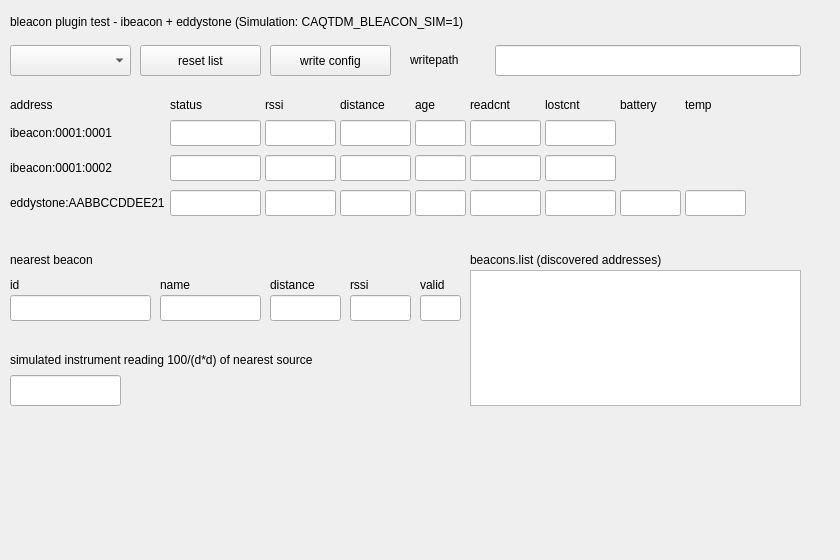
<?xml version="1.0" encoding="UTF-8"?>
<ui version="4.0">
 <class>MainWindow</class>
 <widget class="QMainWindow" name="MainWindow">
  <property name="geometry">
   <rect>
    <x>0</x>
    <y>0</y>
    <width>840</width>
    <height>560</height>
   </rect>
  </property>
  <property name="windowTitle">
   <string>bleacon plugin test</string>
  </property>
  <widget class="QWidget" name="centralwidget">
   <widget class="caLabel" name="calabel_title">
    <property name="geometry">
     <rect>
      <x>10</x>
      <y>10</y>
      <width>500</width>
      <height>24</height>
     </rect>
    </property>
    <property name="text">
     <string>bleacon plugin test - ibeacon + eddystone (Simulation: CAQTDM_BLEACON_SIM=1)</string>
    </property>
   </widget>
   <widget class="caMenu" name="camenu_scan">
    <property name="geometry">
     <rect>
      <x>10</x>
      <y>45</y>
      <width>121</width>
      <height>31</height>
     </rect>
    </property>
    <property name="channel" stdset="0">
     <string notr="true">bleacon://scan.enable</string>
    </property>
   </widget>
   <widget class="caMessageButton" name="camessagebutton_reset">
    <property name="geometry">
     <rect>
      <x>140</x>
      <y>45</y>
      <width>121</width>
      <height>31</height>
     </rect>
    </property>
    <property name="text">
     <string>reset list</string>
    </property>
    <property name="label" stdset="0">
     <string notr="true">reset list</string>
    </property>
    <property name="channel" stdset="0">
     <string notr="true">bleacon://beacons.reset</string>
    </property>
    <property name="pressMessage" stdset="0">
     <string notr="true">1</string>
    </property>
   </widget>
   <widget class="caMessageButton" name="camessagebutton_config">
    <property name="geometry">
     <rect>
      <x>270</x>
      <y>45</y>
      <width>121</width>
      <height>31</height>
     </rect>
    </property>
    <property name="text">
     <string>write config</string>
    </property>
    <property name="label" stdset="0">
     <string notr="true">write config</string>
    </property>
    <property name="channel" stdset="0">
     <string notr="true">bleacon://beacons.config</string>
    </property>
    <property name="pressMessage" stdset="0">
     <string notr="true">1</string>
    </property>
   </widget>
   <widget class="caLabel" name="calabel_writepath">
    <property name="geometry">
     <rect>
      <x>410</x>
      <y>50</y>
      <width>81</width>
      <height>20</height>
     </rect>
    </property>
    <property name="text">
     <string>writepath</string>
    </property>
   </widget>
   <widget class="caTextEntry" name="catextentry_writepath">
    <property name="geometry">
     <rect>
      <x>495</x>
      <y>45</y>
      <width>306</width>
      <height>31</height>
     </rect>
    </property>
    <property name="channel" stdset="0">
     <string notr="true">bleacon://beacons.writepath</string>
    </property>
   </widget>
   <widget class="caLabel" name="calabel_col_addr">
    <property name="geometry">
     <rect>
      <x>10</x>
      <y>95</y>
      <width>155</width>
      <height>20</height>
     </rect>
    </property>
    <property name="text">
     <string>address</string>
    </property>
   </widget>
   <widget class="caLabel" name="calabel_col_status">
    <property name="geometry">
     <rect>
      <x>170</x>
      <y>95</y>
      <width>91</width>
      <height>20</height>
     </rect>
    </property>
    <property name="text">
     <string>status</string>
    </property>
   </widget>
   <widget class="caLabel" name="calabel_col_rssi">
    <property name="geometry">
     <rect>
      <x>265</x>
      <y>95</y>
      <width>71</width>
      <height>20</height>
     </rect>
    </property>
    <property name="text">
     <string>rssi</string>
    </property>
   </widget>
   <widget class="caLabel" name="calabel_col_distance">
    <property name="geometry">
     <rect>
      <x>340</x>
      <y>95</y>
      <width>71</width>
      <height>20</height>
     </rect>
    </property>
    <property name="text">
     <string>distance</string>
    </property>
   </widget>
   <widget class="caLabel" name="calabel_col_age">
    <property name="geometry">
     <rect>
      <x>415</x>
      <y>95</y>
      <width>51</width>
      <height>20</height>
     </rect>
    </property>
    <property name="text">
     <string>age</string>
    </property>
   </widget>
   <widget class="caLabel" name="calabel_col_read">
    <property name="geometry">
     <rect>
      <x>470</x>
      <y>95</y>
      <width>71</width>
      <height>20</height>
     </rect>
    </property>
    <property name="text">
     <string>readcnt</string>
    </property>
   </widget>
   <widget class="caLabel" name="calabel_col_lost">
    <property name="geometry">
     <rect>
      <x>545</x>
      <y>95</y>
      <width>71</width>
      <height>20</height>
     </rect>
    </property>
    <property name="text">
     <string>lostcnt</string>
    </property>
   </widget>
   <widget class="caLabel" name="calabel_col_battery">
    <property name="geometry">
     <rect>
      <x>620</x>
      <y>95</y>
      <width>61</width>
      <height>20</height>
     </rect>
    </property>
    <property name="text">
     <string>battery</string>
    </property>
   </widget>
   <widget class="caLabel" name="calabel_col_temp">
    <property name="geometry">
     <rect>
      <x>685</x>
      <y>95</y>
      <width>61</width>
      <height>20</height>
     </rect>
    </property>
    <property name="text">
     <string>temp</string>
    </property>
   </widget>
   <widget class="caLabel" name="calabel_row1">
    <property name="geometry">
     <rect>
      <x>10</x>
      <y>120</y>
      <width>155</width>
      <height>26</height>
     </rect>
    </property>
    <property name="text">
     <string>ibeacon:0001:0001</string>
    </property>
   </widget>
   <widget class="caLineEdit" name="calineedit_b1_status">
    <property name="geometry">
     <rect>
      <x>170</x>
      <y>120</y>
      <width>91</width>
      <height>26</height>
     </rect>
    </property>
    <property name="channel" stdset="0">
     <string notr="true">bleacon://ibeacon:0001:0001.status</string>
    </property>
   </widget>
   <widget class="caLineEdit" name="calineedit_b1_rssi">
    <property name="geometry">
     <rect>
      <x>265</x>
      <y>120</y>
      <width>71</width>
      <height>26</height>
     </rect>
    </property>
    <property name="channel" stdset="0">
     <string notr="true">bleacon://ibeacon:0001:0001.rssi</string>
    </property>
   </widget>
   <widget class="caLineEdit" name="calineedit_b1_distance">
    <property name="geometry">
     <rect>
      <x>340</x>
      <y>120</y>
      <width>71</width>
      <height>26</height>
     </rect>
    </property>
    <property name="channel" stdset="0">
     <string notr="true">bleacon://ibeacon:0001:0001.distance</string>
    </property>
   </widget>
   <widget class="caLineEdit" name="calineedit_b1_age">
    <property name="geometry">
     <rect>
      <x>415</x>
      <y>120</y>
      <width>51</width>
      <height>26</height>
     </rect>
    </property>
    <property name="channel" stdset="0">
     <string notr="true">bleacon://ibeacon:0001:0001.age</string>
    </property>
   </widget>
   <widget class="caLineEdit" name="calineedit_b1_read">
    <property name="geometry">
     <rect>
      <x>470</x>
      <y>120</y>
      <width>71</width>
      <height>26</height>
     </rect>
    </property>
    <property name="channel" stdset="0">
     <string notr="true">bleacon://ibeacon:0001:0001.readcounter</string>
    </property>
   </widget>
   <widget class="caLineEdit" name="calineedit_b1_lost">
    <property name="geometry">
     <rect>
      <x>545</x>
      <y>120</y>
      <width>71</width>
      <height>26</height>
     </rect>
    </property>
    <property name="channel" stdset="0">
     <string notr="true">bleacon://ibeacon:0001:0001.lostcounter</string>
    </property>
   </widget>
   <widget class="caLabel" name="calabel_row2">
    <property name="geometry">
     <rect>
      <x>10</x>
      <y>155</y>
      <width>155</width>
      <height>26</height>
     </rect>
    </property>
    <property name="text">
     <string>ibeacon:0001:0002</string>
    </property>
   </widget>
   <widget class="caLineEdit" name="calineedit_b2_status">
    <property name="geometry">
     <rect>
      <x>170</x>
      <y>155</y>
      <width>91</width>
      <height>26</height>
     </rect>
    </property>
    <property name="channel" stdset="0">
     <string notr="true">bleacon://ibeacon:0001:0002.status</string>
    </property>
   </widget>
   <widget class="caLineEdit" name="calineedit_b2_rssi">
    <property name="geometry">
     <rect>
      <x>265</x>
      <y>155</y>
      <width>71</width>
      <height>26</height>
     </rect>
    </property>
    <property name="channel" stdset="0">
     <string notr="true">bleacon://ibeacon:0001:0002.rssi</string>
    </property>
   </widget>
   <widget class="caLineEdit" name="calineedit_b2_distance">
    <property name="geometry">
     <rect>
      <x>340</x>
      <y>155</y>
      <width>71</width>
      <height>26</height>
     </rect>
    </property>
    <property name="channel" stdset="0">
     <string notr="true">bleacon://ibeacon:0001:0002.distance</string>
    </property>
   </widget>
   <widget class="caLineEdit" name="calineedit_b2_age">
    <property name="geometry">
     <rect>
      <x>415</x>
      <y>155</y>
      <width>51</width>
      <height>26</height>
     </rect>
    </property>
    <property name="channel" stdset="0">
     <string notr="true">bleacon://ibeacon:0001:0002.age</string>
    </property>
   </widget>
   <widget class="caLineEdit" name="calineedit_b2_read">
    <property name="geometry">
     <rect>
      <x>470</x>
      <y>155</y>
      <width>71</width>
      <height>26</height>
     </rect>
    </property>
    <property name="channel" stdset="0">
     <string notr="true">bleacon://ibeacon:0001:0002.readcounter</string>
    </property>
   </widget>
   <widget class="caLineEdit" name="calineedit_b2_lost">
    <property name="geometry">
     <rect>
      <x>545</x>
      <y>155</y>
      <width>71</width>
      <height>26</height>
     </rect>
    </property>
    <property name="channel" stdset="0">
     <string notr="true">bleacon://ibeacon:0001:0002.lostcounter</string>
    </property>
   </widget>
   <widget class="caLabel" name="calabel_row3">
    <property name="geometry">
     <rect>
      <x>10</x>
      <y>190</y>
      <width>155</width>
      <height>26</height>
     </rect>
    </property>
    <property name="text">
     <string>eddystone:AABBCCDDEE21</string>
    </property>
   </widget>
   <widget class="caLineEdit" name="calineedit_b3_status">
    <property name="geometry">
     <rect>
      <x>170</x>
      <y>190</y>
      <width>91</width>
      <height>26</height>
     </rect>
    </property>
    <property name="channel" stdset="0">
     <string notr="true">bleacon://eddystone:AABBCCDDEE21.status</string>
    </property>
   </widget>
   <widget class="caLineEdit" name="calineedit_b3_rssi">
    <property name="geometry">
     <rect>
      <x>265</x>
      <y>190</y>
      <width>71</width>
      <height>26</height>
     </rect>
    </property>
    <property name="channel" stdset="0">
     <string notr="true">bleacon://eddystone:AABBCCDDEE21.rssi</string>
    </property>
   </widget>
   <widget class="caLineEdit" name="calineedit_b3_distance">
    <property name="geometry">
     <rect>
      <x>340</x>
      <y>190</y>
      <width>71</width>
      <height>26</height>
     </rect>
    </property>
    <property name="channel" stdset="0">
     <string notr="true">bleacon://eddystone:AABBCCDDEE21.distance</string>
    </property>
   </widget>
   <widget class="caLineEdit" name="calineedit_b3_age">
    <property name="geometry">
     <rect>
      <x>415</x>
      <y>190</y>
      <width>51</width>
      <height>26</height>
     </rect>
    </property>
    <property name="channel" stdset="0">
     <string notr="true">bleacon://eddystone:AABBCCDDEE21.age</string>
    </property>
   </widget>
   <widget class="caLineEdit" name="calineedit_b3_read">
    <property name="geometry">
     <rect>
      <x>470</x>
      <y>190</y>
      <width>71</width>
      <height>26</height>
     </rect>
    </property>
    <property name="channel" stdset="0">
     <string notr="true">bleacon://eddystone:AABBCCDDEE21.readcounter</string>
    </property>
   </widget>
   <widget class="caLineEdit" name="calineedit_b3_lost">
    <property name="geometry">
     <rect>
      <x>545</x>
      <y>190</y>
      <width>71</width>
      <height>26</height>
     </rect>
    </property>
    <property name="channel" stdset="0">
     <string notr="true">bleacon://eddystone:AABBCCDDEE21.lostcounter</string>
    </property>
   </widget>
   <widget class="caLineEdit" name="calineedit_b3_battery">
    <property name="geometry">
     <rect>
      <x>620</x>
      <y>190</y>
      <width>61</width>
      <height>26</height>
     </rect>
    </property>
    <property name="channel" stdset="0">
     <string notr="true">bleacon://eddystone:AABBCCDDEE21.battery</string>
    </property>
   </widget>
   <widget class="caLineEdit" name="calineedit_b3_temp">
    <property name="geometry">
     <rect>
      <x>685</x>
      <y>190</y>
      <width>61</width>
      <height>26</height>
     </rect>
    </property>
    <property name="channel" stdset="0">
     <string notr="true">bleacon://eddystone:AABBCCDDEE21.temperature</string>
    </property>
   </widget>
   <widget class="caLabel" name="calabel_nearest">
    <property name="geometry">
     <rect>
      <x>10</x>
      <y>250</y>
      <width>200</width>
      <height>20</height>
     </rect>
    </property>
    <property name="text">
     <string>nearest beacon</string>
    </property>
   </widget>
   <widget class="caLabel" name="calabel_nearest_id">
    <property name="geometry">
     <rect>
      <x>10</x>
      <y>275</y>
      <width>141</width>
      <height>20</height>
     </rect>
    </property>
    <property name="text">
     <string>id</string>
    </property>
   </widget>
   <widget class="caLineEdit" name="calineedit_nearest_id">
    <property name="geometry">
     <rect>
      <x>10</x>
      <y>295</y>
      <width>141</width>
      <height>26</height>
     </rect>
    </property>
    <property name="channel" stdset="0">
     <string notr="true">bleacon://nearest.id</string>
    </property>
   </widget>
   <widget class="caLabel" name="calabel_nearest_name">
    <property name="geometry">
     <rect>
      <x>160</x>
      <y>275</y>
      <width>101</width>
      <height>20</height>
     </rect>
    </property>
    <property name="text">
     <string>name</string>
    </property>
   </widget>
   <widget class="caLineEdit" name="calineedit_nearest_name">
    <property name="geometry">
     <rect>
      <x>160</x>
      <y>295</y>
      <width>101</width>
      <height>26</height>
     </rect>
    </property>
    <property name="channel" stdset="0">
     <string notr="true">bleacon://nearest.name</string>
    </property>
   </widget>
   <widget class="caLabel" name="calabel_nearest_distance">
    <property name="geometry">
     <rect>
      <x>270</x>
      <y>275</y>
      <width>71</width>
      <height>20</height>
     </rect>
    </property>
    <property name="text">
     <string>distance</string>
    </property>
   </widget>
   <widget class="caLineEdit" name="calineedit_nearest_distance">
    <property name="geometry">
     <rect>
      <x>270</x>
      <y>295</y>
      <width>71</width>
      <height>26</height>
     </rect>
    </property>
    <property name="channel" stdset="0">
     <string notr="true">bleacon://nearest.distance</string>
    </property>
   </widget>
   <widget class="caLabel" name="calabel_nearest_rssi">
    <property name="geometry">
     <rect>
      <x>350</x>
      <y>275</y>
      <width>61</width>
      <height>20</height>
     </rect>
    </property>
    <property name="text">
     <string>rssi</string>
    </property>
   </widget>
   <widget class="caLineEdit" name="calineedit_nearest_rssi">
    <property name="geometry">
     <rect>
      <x>350</x>
      <y>295</y>
      <width>61</width>
      <height>26</height>
     </rect>
    </property>
    <property name="channel" stdset="0">
     <string notr="true">bleacon://nearest.rssi</string>
    </property>
   </widget>
   <widget class="caLabel" name="calabel_nearest_valid">
    <property name="geometry">
     <rect>
      <x>420</x>
      <y>275</y>
      <width>41</width>
      <height>20</height>
     </rect>
    </property>
    <property name="text">
     <string>valid</string>
    </property>
   </widget>
   <widget class="caLineEdit" name="calineedit_nearest_valid">
    <property name="geometry">
     <rect>
      <x>420</x>
      <y>295</y>
      <width>41</width>
      <height>26</height>
     </rect>
    </property>
    <property name="channel" stdset="0">
     <string notr="true">bleacon://nearest.valid</string>
    </property>
   </widget>
   <widget class="caLabel" name="calabel_list">
    <property name="geometry">
     <rect>
      <x>470</x>
      <y>250</y>
      <width>331</width>
      <height>20</height>
     </rect>
    </property>
    <property name="text">
     <string>beacons.list (discovered addresses)</string>
    </property>
   </widget>
   <widget class="caMultiLineString" name="camultilinestring_list">
    <property name="geometry">
     <rect>
      <x>470</x>
      <y>270</y>
      <width>331</width>
      <height>136</height>
     </rect>
    </property>
    <property name="channel" stdset="0">
     <string notr="true">bleacon://beacons.list</string>
    </property>
    <property name="colorMode">
     <enum>caMultiLineString::colMode::Default</enum>
    </property>
   </widget>
   <widget class="caLabel" name="calabel_dose">
    <property name="geometry">
     <rect>
      <x>10</x>
      <y>350</y>
      <width>400</width>
      <height>20</height>
     </rect>
    </property>
    <property name="text">
     <string>simulated instrument reading 100/(d*d) of nearest source</string>
    </property>
   </widget>
   <widget class="caCalc" name="cacalc_dose">
    <property name="geometry">
     <rect>
      <x>410</x>
      <y>350</y>
      <width>51</width>
      <height>20</height>
     </rect>
    </property>
    <property name="variable">
     <string notr="true">SIM:DOSE</string>
    </property>
    <property name="channel" stdset="0">
     <string notr="true">bleacon://nearest.distance</string>
    </property>
    <property name="calc" stdset="0">
     <string notr="true">100/(A*A)</string>
    </property>
   </widget>
   <widget class="caLineEdit" name="calineedit_dose">
    <property name="geometry">
     <rect>
      <x>10</x>
      <y>375</y>
      <width>111</width>
      <height>31</height>
     </rect>
    </property>
    <property name="channel" stdset="0">
     <string notr="true">SIM:DOSE</string>
    </property>
   </widget>
  </widget>
 </widget>
 <customwidgets>
  <customwidget>
   <class>caLabel</class>
   <extends>QLabel</extends>
   <header>caLabel</header>
  </customwidget>
  <customwidget>
   <class>caLineEdit</class>
   <extends>QLineEdit</extends>
   <header>caLineEdit</header>
  </customwidget>
  <customwidget>
   <class>caTextEntry</class>
   <extends>caLineEdit</extends>
   <header>caTextEntry</header>
  </customwidget>
  <customwidget>
   <class>caMultiLineString</class>
   <extends>QPlainTextEdit</extends>
   <header>caMultiLineString</header>
  </customwidget>
  <customwidget>
   <class>caMenu</class>
   <extends>QComboBox</extends>
   <header>caMenu</header>
  </customwidget>
  <customwidget>
   <class>caMessageButton</class>
   <extends>QPushButton</extends>
   <header>caMessageButton</header>
  </customwidget>
  <customwidget>
   <class>caCalc</class>
   <extends>QLabel</extends>
   <header>caCalc</header>
  </customwidget>
 </customwidgets>
 <resources/>
 <connections/>
</ui>
